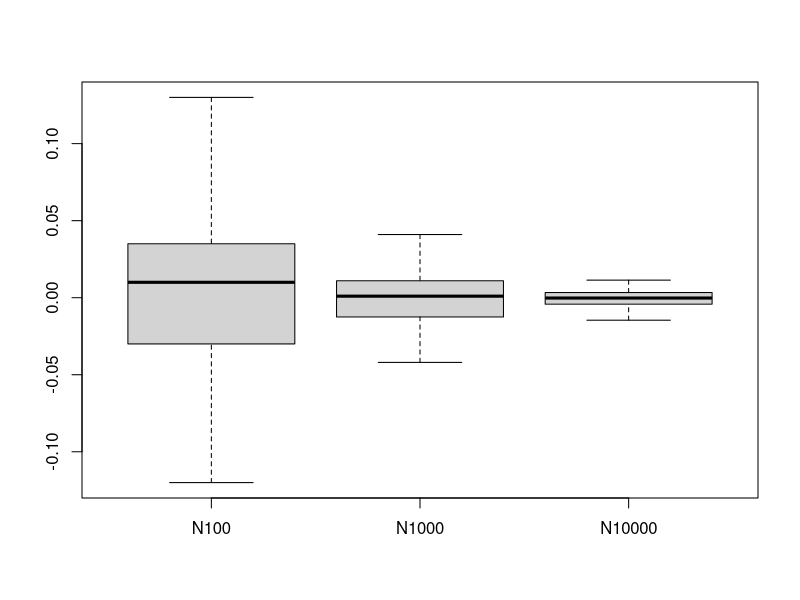

This chart was generated by the following R code:
Result_Matrix <- matrix(data = NA,nrow=5,ncol=9)
t_set <- c(0,0.67,0.84,1.28,1.65,2.32,2.58,3.09,3.72)
Result_Matrix[2,] <- as.matrix(pnorm(t_set))
N_set <- c(100,1000,10000)
Result_Matrix[1,] <- t_set
i=3
for(N in N_set){
  j=1
  for(t in t_set){
    x <- rnorm(N, mean=0, sd=1)
    Indicator_variable <- as.numeric(x <= t)
    Fi_t = mean(Indicator_variable)
    Result_Matrix[i,j] <- Fi_t
    j=j+1
  }
  i=i+1
}

N_set <- c(100,1000,10000)
t_set <- c(0,0.67,0.84,1.28,1.65,2.32,2.58,3.09,3.72)


Bias  <- matrix(data = NA, nrow = 3, ncol = 100 )
true_value <- pnorm(0)
i=1
for(N in N_set){
  for(j in 1:100){
    x <- rnorm(N, mean=0, sd=1)
    Indicator_variable <- as.numeric(x <= 0)
    Fi_t = mean(Indicator_variable)
    Bias[i,j] <- Fi_t-true_value
  }
  i=i+1 
}
Bias_t <- t(Bias)
Bias_N <- cbind(N100 = Bias_t[,1],N1000 = Bias_t[,2],N10000 = Bias_t[,3])
boxplot(as.data.frame(Bias_N))
